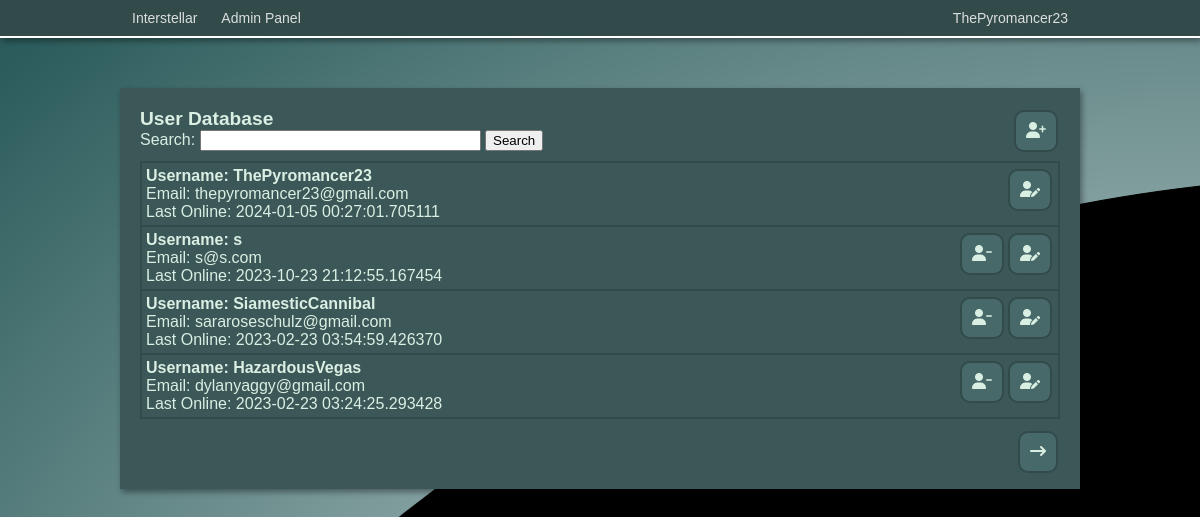
Screenshot of /admin/users/1 (signed in) with the database file from the repository.
### app/models.py (models this page shows, shortened)
class User(UserMixin, db.Model):
    id = db.Column(db.Integer, primary_key=True)
    username = db.Column(db.String(64), index=True, unique=True)
    email = db.Column(db.String(120), index=True, unique=True)
    password_hash = db.Column(db.String(128))
    privilege_level = db.Column(db.Integer, default=1)
    last_online = db.Column(db.DateTime, default=datetime.utcnow)
    created_storylets = db.relationship('Storylet', backref='author', lazy='dynamic')
    current_hand = db.relationship('Hand', backref='user', lazy='dynamic')

### app/admin/routes.py (the view)
@bp.route('/users/<pagenum>', methods=['GET', 'POST'])
@login_required
def users(pagenum):
    if current_user.privilege_level > 1:
        form = SearchForm()
        result = False
        search = request.args.get('search', None, type=str)
        if form.q.data != None:
            query = form.q.data
            users = db.session.query(User).filter(User.username.ilike("%"+query+"%")).all()
            result = True
        elif search != None:
            users = db.session.query(User).filter(User.username.ilike("%"+search+"%")).all()
            result = True
            form.q.data = search
        else:
            users = db.session.query(User).order_by(User.last_online.desc()).all()
        if len(users) <= (int(pagenum)-1) * 20:
            return redirect(url_for('admin.users', pagenum=int(pagenum)-1, search=search))
        if len(users) == 0:
            flash("No search results found.")
            return redirect(url_for('admin.users', pagenum=1))
        return render_template('users.html', listing=PageResult(users, int(pagenum)), form=form, result=result, query=form.q.data)
    else:
        return redirect(url_for('index'))

### app/admin/forms.py
class SearchForm(FlaskForm):
    q= StringField('Search:')
    submit = SubmitField('Search')

### app/admin/classes.py (called while the page is built)
    def __iter__(self):
        for i in self.full_listing[self.page-1]:
            yield i

    def __repr__(self):
        return url_for('admin.users', pagenum=self.page+1)

### app/models.py (called while the page is built)
@login.user_loader
def load_user(id):
    return User.query.get(int(id))

### app/routes.py (called while the page is built)
@app.before_request
def before_request():
    if current_user.is_authenticated:
        current_user.last_online = datetime.utcnow()
        db.session.commit()

### app/admin/templates/users.html (shortened to what this page needs)
<!DOCTYPE html>
<html>
<head>
    <link rel="stylesheet" href="{{ url_for('admin.static', filename='css/admin.css') }}">
</head>
<body>
{% include 'navbar.html' %}
<div class="pageblock"></div>
<div style="width: 960px; margin: auto;">
    <div style="padding: 20px;" class="game boxshadow">
        <a class="adm-btn-link" href="{{ url_for('admin.create_user') }}"><div><i class="fa-solid fa-user-plus"></i></div></a>
        <h2>User Database</h2>
        <form action="" method="post">
            <p>{{ form.q.label }} {{ form.q(size=32) }} {{ form.submit() }}</p>
        </form>
        <div id="userdb" style="display: relative;">
            {% for user in listing %}
            <div class="user-container">
                <a class="adm-btn-link" href="{{ url_for('admin.edit_user', id=user.id) }}"><div><i class="fa-solid fa-user-pen"></i></div></a>
                {% if user.id != 1 %}<a class="adm-btn-link confirmation" href="{{ url_for('admin.delete_user', id=user.id) }}"><div><i class="fa-solid fa-user-minus"></i></div></a>{% endif %}
                <p style="font-weight: bold; font-size: 16px;">Username: {{ user.username}}</p>
                <p>Email: {{ user.email }}</p>
                <p>Last Online: {{ user.last_online}}</p>
            </div>
            {% endfor %}
        </div>
        <div style="margin-top: 10px; margin-bottom: 50px;" class="pagination">
            {% if result %}
                {% if listing.page != 1 %}
                <a class="adm-btn-link" style="float: left;" href="{{ url_for('admin.users', pagenum=listing.page-1, search=query) }}"><div><i class="fa-solid fa-arrow-left-long"></i></div></a>
                {% endif %}
                <a class="adm-btn-link" style="float: right;" href="{{ url_for('admin.users', pagenum=listing.page+1, search=query) }}"><div><i class="fa-solid fa-arrow-right-long"></i></div></a>
            {% else %}
                <a class="adm-btn-link" style="float: right;" href="{{ listing }}"><div><i class="fa-solid fa-arrow-right-long"></i></div></a>
            {% endif %}
        </div>
    </div>
</div>
</body>
</html>

### app/templates/navbar.html (shortened to what this page needs)
<div class="navbar boxshadow">
    <div class="navbar-inner">
        <a class="nav-link" href="{{ url_for('index') }}">Interstellar</a>
        {% if current_user.is_authenticated %}
            <div class="dropdown-container">
                <div class="ddbtn nav-link">{{current_user.username}}</div>
                </div>
            </div>
            {% if current_user.privilege_level > 1 %}
            <div style="float: left;" class="dropdown-container">
                <a href="{{ url_for('admin.admin') }}"><div class="ddbtn nav-link">Admin Panel</div></a>
                </div>
            </div>
            {% endif %}
        {% endif %}

### app/admin/static/css/admin.css (style rules this page uses)
.navbar { width: 100%; overflow: hidden; border-bottom: solid white 2px; background: #324A4A; }
.navbar-inner { margin: auto; width: 960px; }
.nav-link { float: left; color: #f2f2f2e1; text-align: center; text-decoration: none; padding: 10px 12px; font-size: 14px; }
.dropdown-container { float: right; overflow: hidden; }
.pageblock { height: 50px; width: 100%; }
* { margin: 0; }
.game { background-color: #3C5757; }
body { font-family: arial; background: black url("images/background.png") no-repeat; color: rgb(218, 239, 227); }
.boxshadow { box-shadow: 2px 3px 6px rgba(0, 0, 0, 0.4); }
h2 { font-size: 1.2em; font-weight:bold; }
.adm-btn-link { background-color: #486969; border-radius: 10px; text-decoration: none; padding: 10px; margin: 2px; color:rgb(218, 239, 227); float: right; border-style: solid; border-width: 2px; border-color:#324A4A }
.user-container { border: 2px solid #324A4A; display: inline-block; width: 908px; padding: 4px; margin-top: -2px; }

### rows the page displays
User: username "ThePyromancer23", email "thepyromancer23@gmail.com", last_online "2024-01-05 00:27:01.705111"
User: username "s", email "s@s.com", last_online "2023-10-23 21:12:55.167454"
User: username "SiamesticCannibal", email "sararoseschulz@gmail.com", last_online "2023-02-23 03:54:59.426370"
User: username "HazardousVegas", email "dylanyaggy@gmail.com", last_online "2023-02-23 03:24:25.293428"
